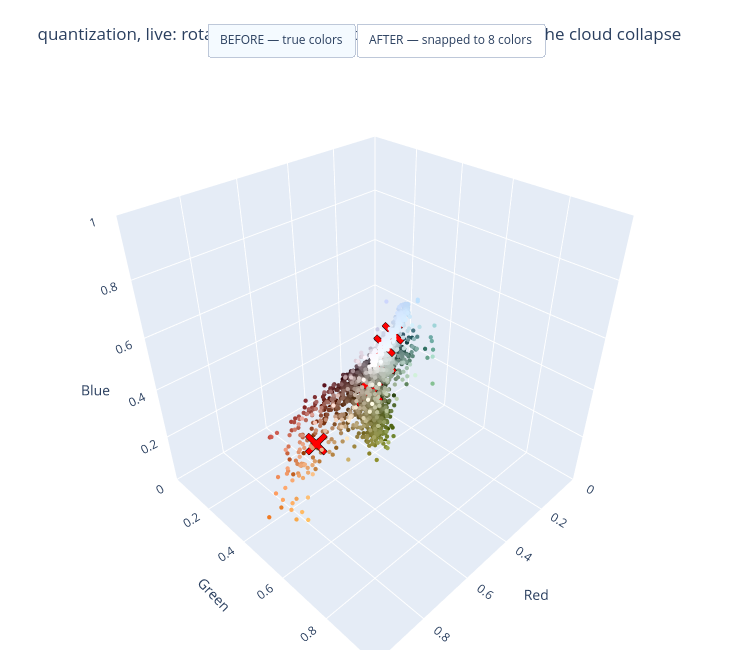

Notebook cell for this chart:
### Markdown cell above
### 👀 Where did those 8 colors come from? Back to the cube

Remember the pixel cloud from before? Let's look at it again — but now with the 8 centroids k-means just found, drawn as red ✕'s. **This is the pizza-shop game, played inside the color cube:** each ✕ drifted until it sat in the middle of a clump of similar colors. The centroid of a clump is the *average color* of its pixels — and those 8 averages are exactly the palette.

**Try this:** rotate the cube to a nice angle, then click **AFTER**. Every pixel *snaps* to its nearest ✕ (the gray threads show a few of them flying home) and the whole cloud collapses onto just 8 points. **That snap is quantization** — and it's why the repainted photo has only 8 colors. Flip BEFORE/AFTER a few times and watch which colors get merged together.

### Code cell
# One interactive cube, two views — use the BEFORE / AFTER buttons on top!
#   BEFORE: every pixel in its true color, plus the 8 centroids (red ✕).
#   AFTER:  every pixel snapped to its nearest centroid — only 8 colors left.
#           Thin gray threads show a few pixels "flying" to their centroid.
# The camera keeps its angle when you switch, so rotate first, then toggle.
import plotly.graph_objects as go

peek_labels = km_img.predict(peek)              # palette color of each peeked pixel
snapped = palette[peek_labels]
snapped_colors = [f"rgb({r},{g},{b})" for r, g, b in (snapped * 255).astype(int)]

# a few "snap threads" from pixel → its centroid (drawing all 4,000 would be a hairball)
thread_idx = rng_view.choice(len(peek), size=120, replace=False)
xs, ys, zs = [], [], []
for i in thread_idx:
    c = palette[peek_labels[i]]
    xs += [peek[i, 0], c[0], None]
    ys += [peek[i, 1], c[1], None]
    zs += [peek[i, 2], c[2], None]

trace_true = go.Scatter3d(                       # 0 — BEFORE cloud
    x=peek[:, 0], y=peek[:, 1], z=peek[:, 2], mode="markers",
    marker=dict(size=2.5, color=dot_colors), name="true colors",
    hovertemplate="R %{customdata[0]} · G %{customdata[1]} · B %{customdata[2]}<extra></extra>",
    customdata=peek255,
)
trace_quant = go.Scatter3d(                      # 1 — AFTER cloud (hidden at start)
    x=peek[:, 0], y=peek[:, 1], z=peek[:, 2], mode="markers",
    marker=dict(size=2.5, color=snapped_colors), name="quantized",
    hoverinfo="skip", visible=False,
)
trace_threads = go.Scatter3d(                    # 2 — snap threads (hidden at start)
    x=xs, y=ys, z=zs, mode="lines",
    line=dict(color="rgba(120,120,120,0.4)", width=1),
    name="snap", hoverinfo="skip", visible=False,
)
trace_centroids = go.Scatter3d(                  # 3 — the 8 palette centroids
    x=palette[:, 0], y=palette[:, 1], z=palette[:, 2], mode="markers",
    marker=dict(size=8, color="red", symbol="x", line=dict(color="black", width=2)),
    name="palette (centroids)",
    hovertemplate="palette color %{pointNumber}<extra></extra>",
)

fig = go.Figure([trace_true, trace_quant, trace_threads, trace_centroids])
fig.update_layout(
    title="quantization, live: rotate the cube, then press AFTER and watch the cloud collapse",
    updatemenus=[dict(
        type="buttons", direction="right", x=0.5, xanchor="center", y=1.10,
        buttons=[
            dict(label="BEFORE — true colors",
                 method="update", args=[{"visible": [True, False, False, True]}]),
            dict(label="AFTER — snapped to 8 colors",
                 method="update", args=[{"visible": [False, True, True, True]}]),
        ],
    )],
    scene=dict(
        xaxis=dict(title="Red", range=[0, 1]),
        yaxis=dict(title="Green", range=[0, 1]),
        zaxis=dict(title="Blue", range=[0, 1]),
        aspectmode="cube",
    ),
    uirevision="keep-camera",
    showlegend=False,
    width=750, height=650, margin=dict(l=0, r=0, t=80, b=0),
)
fig.show()

### Figure 1 — Plotly figure (JSON) as saved in the notebook; plotly's stock layout.template omitted (floating-point values rounded to 4 significant figures; data arrays with more than 128 entries replaced by an {"elided": "..."} marker saying what was removed)
{"data": [{"customdata": {"elided": "4000x3 int values"}, "hovertemplate": "R %{customdata[0]} · G %{customdata[1]} · B %{customdata[2]}<extra></extra>", "marker": {"color": {"elided": "4000 str values"}, "size": 2.5}, "mode": "markers", "name": "true colors", "type": "scatter3d", "x": {"elided": "4000 float values"}, "y": {"elided": "4000 float values"}, "z": {"elided": "4000 float values"}}, {"hoverinfo": "skip", "marker": {"color": {"elided": "4000 str values"}, "size": 2.5}, "mode": "markers", "name": "quantized", "type": "scatter3d", "visible": false, "x": {"elided": "4000 float values"}, "y": {"elided": "4000 float values"}, "z": {"elided": "4000 float values"}}, {"hoverinfo": "skip", "line": {"color": "rgba(120,120,120,0.4)", "width": 1}, "mode": "lines", "name": "snap", "type": "scatter3d", "visible": false, "x": {"elided": "360 float values"}, "y": {"elided": "360 float values"}, "z": {"elided": "360 float values"}}, {"hovertemplate": "palette color %{pointNumber}<extra></extra>", "marker": {"color": "red", "line": {"color": "black", "width": 2}, "size": 8, "symbol": "x"}, "mode": "markers", "name": "palette (centroids)", "type": "scatter3d", "x": [0.08458, 0.7737, 0.5111, 0.9155, 0.3895, 0.6503, 0.2265, 0.8185], "y": [0.07403, 0.8323, 0.4979, 0.9428, 0.3457, 0.6907, 0.2018, 0.5792], "z": [0.04896, 0.8935, 0.399, 0.9776, 0.2324, 0.6777, 0.1477, 0.4211]}], "layout": {"height": 650, "margin": {"b": 0, "l": 0, "r": 0, "t": 80}, "scene": {"aspectmode": "cube", "xaxis": {"range": [0, 1], "title": {"text": "Red"}}, "yaxis": {"range": [0, 1], "title": {"text": "Green"}}, "zaxis": {"range": [0, 1], "title": {"text": "Blue"}}}, "showlegend": false, "title": {"text": "quantization, live: rotate the cube, then press AFTER and watch the cloud collapse"}, "uirevision": "keep-camera", "updatemenus": [{"buttons": [{"args": [{"visible": [true, false, false, true]}], "label": "BEFORE — true colors", "method": "update"}, {"args": [{"visible": [false, true, true, true]}], "label": "AFTER — snapped to 8 colors", "method": "update"}], "direction": "right", "type": "buttons", "x": 0.5, "xanchor": "center", "y": 1.1}], "width": 750}}
